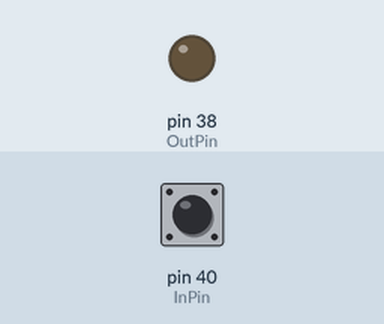
A program run on a simulated Raspberry Pi (header pin numbers). On the bench: output pins drawn as LEDs (lit = HIGH). Inputs (shaded band) come from the test bench; at power-on: pin 40 (InPin) HIGH.

Above: at 1.2 s.
1.3 s: pin 40 (InPin) pulled LOW for 0.15 s
At 2.4 s:
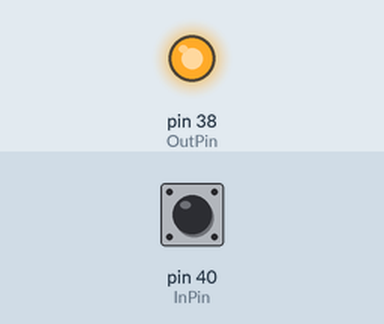
2.9 s: pin 40 (InPin) pulled LOW for 1 s
At 4.9 s:
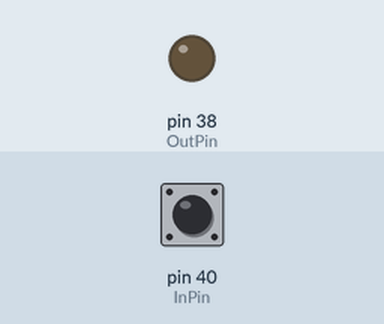
5.4 s: pin 40 (InPin) pulled LOW for 3.2 s
At 9.6 s:
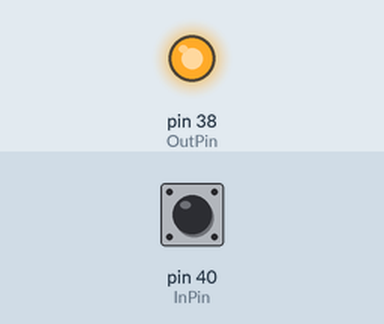
Timing chart, 0 to 11.1 s (numbered marks = the images above; inputs shaded):
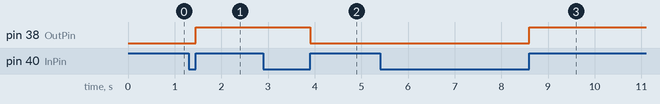

Measured:
- after the input at 1.3 s, pin 38 (OutPin): LOW → HIGH after 0.15 s
- after the input at 2.9 s, pin 38 (OutPin): HIGH → LOW after 1.0 s
- after the input at 5.4 s, pin 38 (OutPin): LOW → HIGH after 3.2 s

The program:

ButtontoggleLED.py
```python
import RPi.GPIO as GPIO
from time import sleep
delay=0.1
InPin=40
OutPin=38
GPIO.setmode(GPIO.BOARD)
GPIO.setup(InPin, GPIO.IN,pull_up_down=GPIO.PUD_UP)
GPIO.setup(OutPin, GPIO.OUT)

led_state=0
readValue=1
readValue_old=1

try:
    while True:
        readValue=GPIO.input(InPin)
        if readValue==1 and readValue_old==0:
            led_state=not led_state
            GPIO.output(OutPin, led_state)

        readValue_old=readValue


except KeyboardInterrupt:
    GPIO.cleanup()
```
